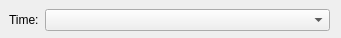
<?xml version="1.0" encoding="UTF-8"?>
<ui version="4.0">
 <class>GTAActionPrintTimeWgt</class>
 <widget class="QWidget" name="GTAActionPrintTimeWgt">
  <property name="geometry">
   <rect>
    <x>0</x>
    <y>0</y>
    <width>341</width>
    <height>38</height>
   </rect>
  </property>
  <property name="windowTitle">
   <string>Print Date</string>
  </property>
  <widget class="QWidget" name="layoutWidget">
   <property name="geometry">
    <rect>
     <x>9</x>
     <y>9</y>
     <width>321</width>
     <height>22</height>
    </rect>
   </property>
   <layout class="QFormLayout" name="formLayout">
    <item row="0" column="0">
     <widget class="QLabel" name="label">
      <property name="maximumSize">
       <size>
        <width>200</width>
        <height>200</height>
       </size>
      </property>
      <property name="text">
       <string>Time:</string>
      </property>
     </widget>
    </item>
    <item row="0" column="1">
     <widget class="QComboBox" name="TimeTypeCB">
      <property name="toolTip">
       <string>select time type</string>
      </property>
     </widget>
    </item>
   </layout>
  </widget>
 </widget>
 <resources/>
 <connections/>
</ui>
